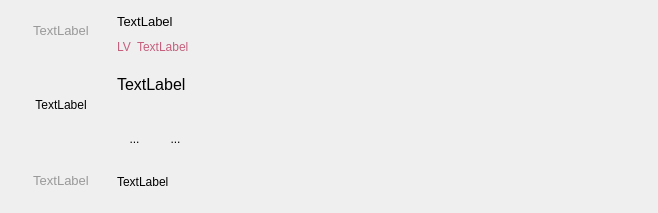
<?xml version="1.0" encoding="UTF-8"?>
<ui version="4.0">
 <class>CommentItem</class>
 <widget class="QWidget" name="CommentItem">
  <property name="geometry">
   <rect>
    <x>0</x>
    <y>0</y>
    <width>658</width>
    <height>213</height>
   </rect>
  </property>
  <property name="windowTitle">
   <string>Form</string>
  </property>
  <property name="styleSheet">
   <string notr="true">QToolButton
{
background-color:transparent;
  border: 0px;
  height: 0px;
  margin: 0px;
  padding: 0px;
  border-right: 0px;
  border-left: 0px;
}
QToolButton:hover  {
background-color:transparent;
  border-right: 0px;
  border-left: 0px;
}

QToolButton:pressed  {
background-color:transparent;
  border-right: 0px;
  border-left: 0px;
}

QToolButton:checked  {
background-color:transparent;
  border-right: 0px;
  border-left: 0px;
}</string>
  </property>
  <layout class="QGridLayout" name="gridLayout">
   <item row="0" column="0">
    <layout class="QHBoxLayout" name="horizontalLayout">
     <item>
      <layout class="QVBoxLayout" name="verticalLayout">
       <item>
        <layout class="QHBoxLayout" name="horizontalLayout_2">
         <item>
          <widget class="QLabel" name="indexLabel">
           <property name="minimumSize">
            <size>
             <width>100</width>
             <height>0</height>
            </size>
           </property>
           <property name="maximumSize">
            <size>
             <width>100</width>
             <height>30</height>
            </size>
           </property>
           <property name="font">
            <font>
             <pointsize>10</pointsize>
            </font>
           </property>
           <property name="layoutDirection">
            <enum>Qt::RightToLeft</enum>
           </property>
           <property name="styleSheet">
            <string notr="true">color: #999999;</string>
           </property>
           <property name="text">
            <string>TextLabel</string>
           </property>
           <property name="alignment">
            <set>Qt::AlignCenter</set>
           </property>
          </widget>
         </item>
        </layout>
       </item>
       <item alignment="Qt::AlignHCenter">
        <widget class="HeadLabel" name="picIcon">
         <property name="minimumSize">
          <size>
           <width>100</width>
           <height>100</height>
          </size>
         </property>
         <property name="maximumSize">
          <size>
           <width>100</width>
           <height>100</height>
          </size>
         </property>
         <property name="text">
          <string>TextLabel</string>
         </property>
         <property name="alignment">
          <set>Qt::AlignCenter</set>
         </property>
        </widget>
       </item>
       <item>
        <widget class="QLabel" name="dateLabel">
         <property name="minimumSize">
          <size>
           <width>100</width>
           <height>0</height>
          </size>
         </property>
         <property name="maximumSize">
          <size>
           <width>100</width>
           <height>30</height>
          </size>
         </property>
         <property name="font">
          <font>
           <pointsize>10</pointsize>
          </font>
         </property>
         <property name="styleSheet">
          <string notr="true">color: #999999;</string>
         </property>
         <property name="text">
          <string>TextLabel</string>
         </property>
         <property name="alignment">
          <set>Qt::AlignCenter</set>
         </property>
        </widget>
       </item>
      </layout>
     </item>
     <item>
      <layout class="QVBoxLayout" name="verticalLayout_2">
       <item>
        <layout class="QVBoxLayout" name="verticalLayout_3">
         <item>
          <widget class="QLabel" name="nameLabel">
           <property name="minimumSize">
            <size>
             <width>0</width>
             <height>20</height>
            </size>
           </property>
           <property name="maximumSize">
            <size>
             <width>16777215</width>
             <height>20</height>
            </size>
           </property>
           <property name="font">
            <font>
             <pointsize>10</pointsize>
            </font>
           </property>
           <property name="layoutDirection">
            <enum>Qt::LeftToRight</enum>
           </property>
           <property name="styleSheet">
            <string notr="true"/>
           </property>
           <property name="text">
            <string>TextLabel</string>
           </property>
           <property name="alignment">
            <set>Qt::AlignLeading|Qt::AlignLeft|Qt::AlignVCenter</set>
           </property>
          </widget>
         </item>
         <item>
          <layout class="QHBoxLayout" name="horizontalLayout_4">
           <item>
            <widget class="QLabel" name="levelLabel">
             <property name="minimumSize">
              <size>
               <width>0</width>
               <height>20</height>
              </size>
             </property>
             <property name="maximumSize">
              <size>
               <width>16777215</width>
               <height>20</height>
              </size>
             </property>
             <property name="styleSheet">
              <string notr="true">color: rgb(196, 95, 125);</string>
             </property>
             <property name="text">
              <string>LV</string>
             </property>
            </widget>
           </item>
           <item>
            <widget class="QLabel" name="titleLabel">
             <property name="minimumSize">
              <size>
               <width>0</width>
               <height>20</height>
              </size>
             </property>
             <property name="maximumSize">
              <size>
               <width>16777215</width>
               <height>20</height>
              </size>
             </property>
             <property name="styleSheet">
              <string notr="true">color: rgb(196, 95, 125);</string>
             </property>
             <property name="text">
              <string>TextLabel</string>
             </property>
            </widget>
           </item>
           <item>
            <spacer name="horizontalSpacer_3">
             <property name="orientation">
              <enum>Qt::Horizontal</enum>
             </property>
             <property name="sizeHint" stdset="0">
              <size>
               <width>40</width>
               <height>20</height>
              </size>
             </property>
            </spacer>
           </item>
          </layout>
         </item>
         <item>
          <widget class="QLabel" name="commentLabel">
           <property name="font">
            <font>
             <pointsize>12</pointsize>
            </font>
           </property>
           <property name="text">
            <string>TextLabel</string>
           </property>
          </widget>
         </item>
         <item>
          <spacer name="verticalSpacer">
           <property name="orientation">
            <enum>Qt::Vertical</enum>
           </property>
           <property name="sizeType">
            <enum>QSizePolicy::Minimum</enum>
           </property>
           <property name="sizeHint" stdset="0">
            <size>
             <width>20</width>
             <height>10</height>
            </size>
           </property>
          </spacer>
         </item>
         <item>
          <layout class="QHBoxLayout" name="horizontalLayout_3">
           <property name="sizeConstraint">
            <enum>QLayout::SetDefaultConstraint</enum>
           </property>
           <item>
            <widget class="QToolButton" name="starButton">
             <property name="minimumSize">
              <size>
               <width>35</width>
               <height>35</height>
              </size>
             </property>
             <property name="styleSheet">
              <string notr="true">background-color:transparent;</string>
             </property>
             <property name="text">
              <string>...</string>
             </property>
            </widget>
           </item>
           <item>
            <widget class="QToolButton" name="commentButton">
             <property name="minimumSize">
              <size>
               <width>35</width>
               <height>35</height>
              </size>
             </property>
             <property name="styleSheet">
              <string notr="true">background-color:transparent;</string>
             </property>
             <property name="text">
              <string>...</string>
             </property>
            </widget>
           </item>
           <item>
            <spacer name="horizontalSpacer_2">
             <property name="orientation">
              <enum>Qt::Horizontal</enum>
             </property>
             <property name="sizeHint" stdset="0">
              <size>
               <width>30</width>
               <height>20</height>
              </size>
             </property>
            </spacer>
           </item>
          </layout>
         </item>
        </layout>
       </item>
       <item>
        <widget class="QLabel" name="linkLabel">
         <property name="maximumSize">
          <size>
           <width>16777215</width>
           <height>40</height>
          </size>
         </property>
         <property name="text">
          <string>TextLabel</string>
         </property>
        </widget>
       </item>
      </layout>
     </item>
    </layout>
   </item>
  </layout>
 </widget>
 <customwidgets>
  <customwidget>
   <class>HeadLabel</class>
   <extends>QLabel</extends>
   <header location="global">component.label.head_label.h</header>
  </customwidget>
 </customwidgets>
 <resources/>
 <connections>
  <connection>
   <sender>commentButton</sender>
   <signal>clicked()</signal>
   <receiver>CommentItem</receiver>
   <slot>OpenComment()</slot>
   <hints>
    <hint type="sourcelabel">
     <x>208</x>
     <y>147</y>
    </hint>
    <hint type="destinationlabel">
     <x>257</x>
     <y>241</y>
    </hint>
   </hints>
  </connection>
 </connections>
 <slots>
  <slot>AddLike()</slot>
  <slot>OpenComment()</slot>
  <slot>KillComment()</slot>
 </slots>
</ui>
